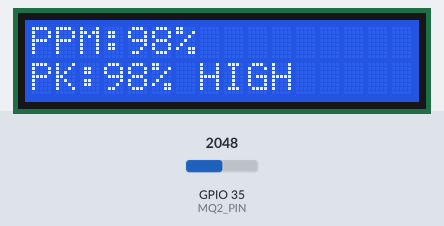
Simulated run of this sketch. Board: ESP32. Shown: 16×2 character LCD. The test bench sets the inputs (shaded band); at power-on: GPIO 35 (MQ2_PIN) = 2048 (analog values on the 0–4095 scale). What the sketch prints to the serial monitor is not drawn.

Above: at 3.2 s.
3.3 s: GPIO 35 (MQ2_PIN) set to 219
At 3.9 s:
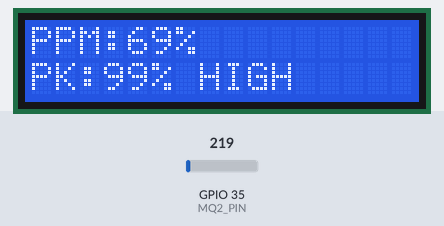
5.5 s: GPIO 35 (MQ2_PIN) set to 199
At 7.4 s:
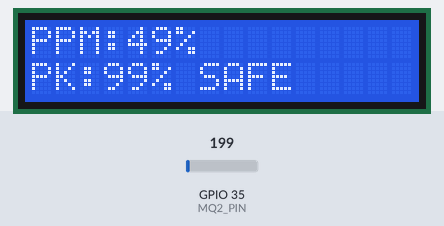
7.6 s: GPIO 35 (MQ2_PIN) set to 35
At 10.3 s:
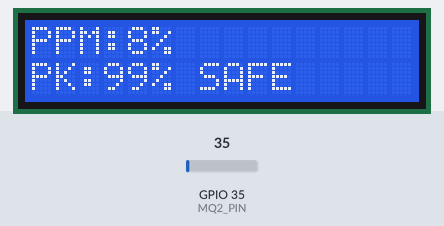
Timing chart, 0 to 11.8 s (numbered marks = the images above; inputs shaded):
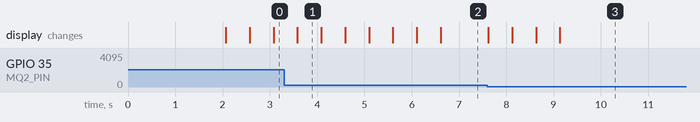

Measured:
- the behaviour switches between 200 and 199 on GPIO 35 (MQ2_PIN) (found by bisection; images 1 and 2)
- after the input at 3.3 s, the display: changes after 0.28 s (image 1)
- after the input at 5.5 s, the display: first changes after 0.10 s (image 2 shows a later state)
- after the input at 7.6 s, the display: first changes at once (image 3 shows a later state)
- what the display in image 1 shows lasts 0.5 s, from 3.6 s to 4.1 s

The sketch:

sketch_mar24b.ino
```cpp
#include <LiquidCrystal.h>

// ── LCD (RS, E, D4, D5, D6, D7) ──
// ⚠️ Using YOUR wiring (D5 included)
LiquidCrystal lcd(19, 18, 5, 23, 22, 21);

// ── MQ-2 sensor ──
#define MQ2_PIN 35

// ── Variables ──
float smoothPPM = 0;
float peakPPM = 0;
bool spike = false;

// ── Timing ──
unsigned long lastLCD = 0;

void setup() {
  Serial.begin(115200);

  analogReadResolution(12);
  analogSetAttenuation(ADC_11db);

  lcd.begin(16, 2);
  lcd.print("System Starting");
  delay(2000);
  lcd.clear();
}

void loop() {

  // ── Read sensor ──
  int raw = analogRead(MQ2_PIN);
  Serial.println(raw);

  // Convert to percentage (adjust if needed)
 float ppm = raw / 4.0;   // simple scaling
ppm = constrain(ppm, 0, 100);
  // ── Smooth value ──
  smoothPPM = (0.3 * ppm) + (0.7 * smoothPPM);

  // ── Peak tracking ──
  if (smoothPPM > peakPPM) {
    peakPPM = smoothPPM;
  }

  // ── Spike detection ──
  if (smoothPPM > 75) {
    spike = true;
  } else if (smoothPPM < 50) {
    spike = false;
  }

  // ── SERIAL PLOTTER OUTPUT ──
  Serial.print("Pollution:");
  Serial.print(smoothPPM);
  Serial.print(",");
  Serial.print("Peak:");
  Serial.println(peakPPM);

  // ── LCD UPDATE ──
  if (millis() - lastLCD > 500) {
    lastLCD = millis();

    lcd.setCursor(0, 0);
    lcd.print("PPM:");
    lcd.print((int)smoothPPM);
    lcd.print("%   ");

    lcd.setCursor(0, 1);
    lcd.print("PK:");
    lcd.print((int)peakPPM);
    lcd.print("% ");

    if (spike) {
      lcd.print("HIGH");
    } else {
      lcd.print("SAFE");
    }
  }

  delay(100);
}
```
